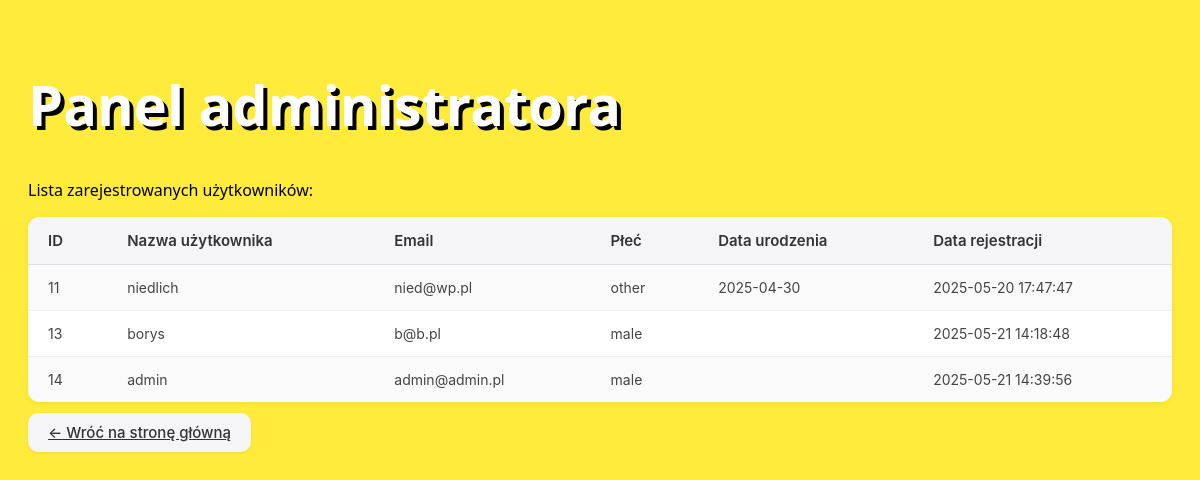
The app's page /admin_panel.php (signed in) with its own data.
### tables this page shows
CREATE TABLE `users` (
  `id` bigint(20) UNSIGNED NOT NULL,
  `user_id` bigint(20) UNSIGNED NOT NULL,
  `user_name` varchar(100) NOT NULL,
  `email` varchar(100) NOT NULL,
  `password` varchar(100) NOT NULL,
  `date` timestamp NOT NULL DEFAULT current_timestamp() ON UPDATE current_timestamp(),
  `about_me` text NOT NULL,
  `profile_image` longblob NOT NULL,
  `birthdate` date DEFAULT NULL,
  `gender` enum('male','female','other') NOT NULL,
  `is_admin` tinyint(1) NOT NULL DEFAULT 0
);

### admin_panel.php (the view, shortened to what this page needs)
<?php
require_once("logowanie/connection.php");
$query = "SELECT id, user_name, email, gender, birthdate, date FROM users";
$result = mysqli_query($conn, $query);
?>
<!DOCTYPE html>
<html lang="pl">
<head>
</head>
<body>
    <h1>Panel administratora</h1>
    <p>Lista zarejestrowanych użytkowników:</p>
    <table>
        <tr>
            <th>ID</th>
            <th>Nazwa użytkownika</th>
            <th>Email</th>
            <th>Płeć</th>
            <th>Data urodzenia</th>
            <th>Data rejestracji</th>
        </tr>
        <?php while ($row = mysqli_fetch_assoc($result)): ?>
        <tr>
            <td><?= htmlspecialchars($row['id']) ?></td>
            <td><?= htmlspecialchars($row['user_name']) ?></td>
            <td><?= htmlspecialchars($row['email']) ?></td>
            <td><?= htmlspecialchars($row['gender']) ?></td>
            <td><?= htmlspecialchars($row['birthdate']) ?></td>
            <td><?= htmlspecialchars($row['date']) ?></td>
        </tr>
        <?php endwhile; ?>
    </table>
    <a class="back" href="index.php">← Wróć na stronę główną</a>
</body>
</html>

### admin_panel.php (style rules this page uses)
body { background-color: #ffeb3b; color: #fff; font-family: system-ui, -apple-system, BlinkMacSystemFont, 'Segoe UI', Roboto, Oxygen, Ubuntu, Cantarell, 'Open Sans', 'Helvetica Neue', sans-serif; padding: 20px; }
h1 { color: white; font-size: 350%; text-shadow: 4px 4px 0px black; }
p { color: black; }
table { width: 100%; border-collapse: separate; border-spacing: 0; background-color: white; font-family: -apple-system, BlinkMacSystemFont, "Segoe UI", Roboto, Helvetica, Arial, sans-serif; border-radius: 12px; overflow: hidden; box-shadow: 0 2px 8px rgba(0,0,0,0.05); }
th, td { padding: 14px 20px; text-align: left; }
th { background-color: #f5f5f7; font-weight: 600; color: #333; font-size: 15px; border-bottom: 1px solid #e0e0e0; }
td { background-color: #fff; color: #444; font-size: 14px; border-bottom: 1px solid #f0f0f0; }
tr:last-child td { border-bottom: none; }
tr:nth-child(even) td { background-color: #fafafa; }
a.back { display: inline-block; padding: 10px 20px; background-color: #f5f5f7; color: #333; font-family: -apple-system, BlinkMacSystemFont, "Segoe UI", Roboto, Helvetica, Arial, sans-serif; font-size: 15px; font-weight: 500; border: none; border-radius: 10px; box-shadow: 0 1px 3px rgba(0,0,0,0.08); cursor: pointer; transition: all 0.2s ease-in-out; margin-top: 1%; }

### records on screen
users: id "11", user_name "niedlich", email "nied@wp.pl", gender "other", birthdate "2025-04-30", date "2025-05-20 17:47:47"
users: id "13", user_name "borys", email "b@b.pl", gender "male", date "2025-05-21 14:18:48"
users: id "14", user_name "admin", email "admin@admin.pl", gender "male", date "2025-05-21 14:39:56"
